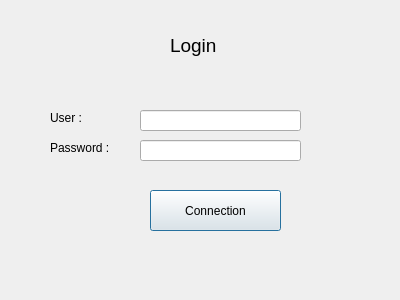
<?xml version="1.0" encoding="UTF-8"?>
<ui version="4.0">
 <class>Dialog</class>
 <widget class="QDialog" name="Dialog">
  <property name="geometry">
   <rect>
    <x>0</x>
    <y>0</y>
    <width>400</width>
    <height>300</height>
   </rect>
  </property>
  <property name="windowTitle">
   <string>Connection</string>
  </property>
  <widget class="QLabel" name="label">
   <property name="geometry">
    <rect>
     <x>170</x>
     <y>30</y>
     <width>111</width>
     <height>31</height>
    </rect>
   </property>
   <property name="font">
    <font>
     <pointsize>14</pointsize>
    </font>
   </property>
   <property name="text">
    <string>Login</string>
   </property>
  </widget>
  <widget class="QLabel" name="label_2">
   <property name="geometry">
    <rect>
     <x>50</x>
     <y>110</y>
     <width>81</width>
     <height>16</height>
    </rect>
   </property>
   <property name="text">
    <string>User :</string>
   </property>
  </widget>
  <widget class="QLabel" name="label_3">
   <property name="geometry">
    <rect>
     <x>50</x>
     <y>140</y>
     <width>81</width>
     <height>16</height>
    </rect>
   </property>
   <property name="text">
    <string>Password :</string>
   </property>
  </widget>
  <widget class="QPushButton" name="connection">
   <property name="geometry">
    <rect>
     <x>150</x>
     <y>190</y>
     <width>131</width>
     <height>41</height>
    </rect>
   </property>
   <property name="text">
    <string>Connection</string>
   </property>
  </widget>
  <widget class="QLineEdit" name="lineEdit">
   <property name="geometry">
    <rect>
     <x>140</x>
     <y>110</y>
     <width>161</width>
     <height>21</height>
    </rect>
   </property>
  </widget>
  <widget class="QLineEdit" name="lineEdit_2">
   <property name="geometry">
    <rect>
     <x>140</x>
     <y>140</y>
     <width>161</width>
     <height>21</height>
    </rect>
   </property>
   <property name="echoMode">
    <enum>QLineEdit::Password</enum>
   </property>
  </widget>
  <widget class="QLabel" name="label_4">
   <property name="geometry">
    <rect>
     <x>190</x>
     <y>170</y>
     <width>47</width>
     <height>13</height>
    </rect>
   </property>
   <property name="text">
    <string/>
   </property>
  </widget>
 </widget>
 <resources/>
 <connections/>
</ui>
